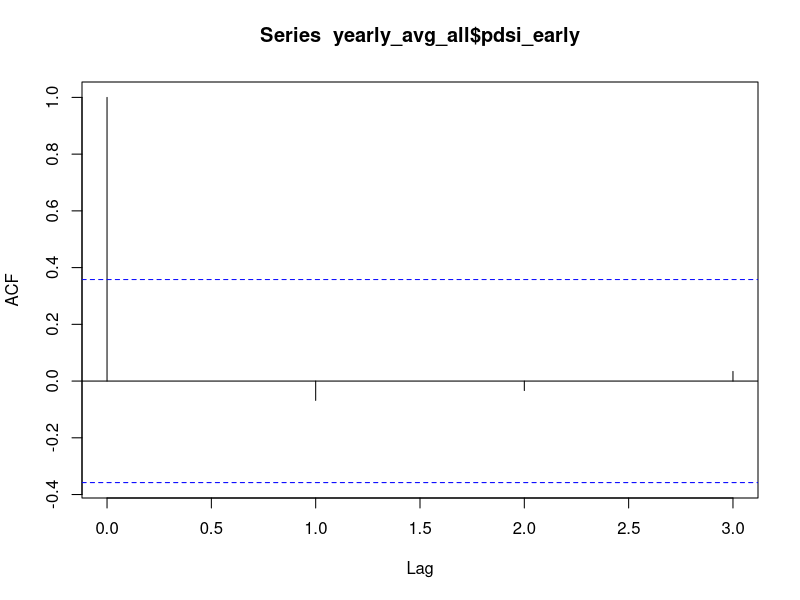
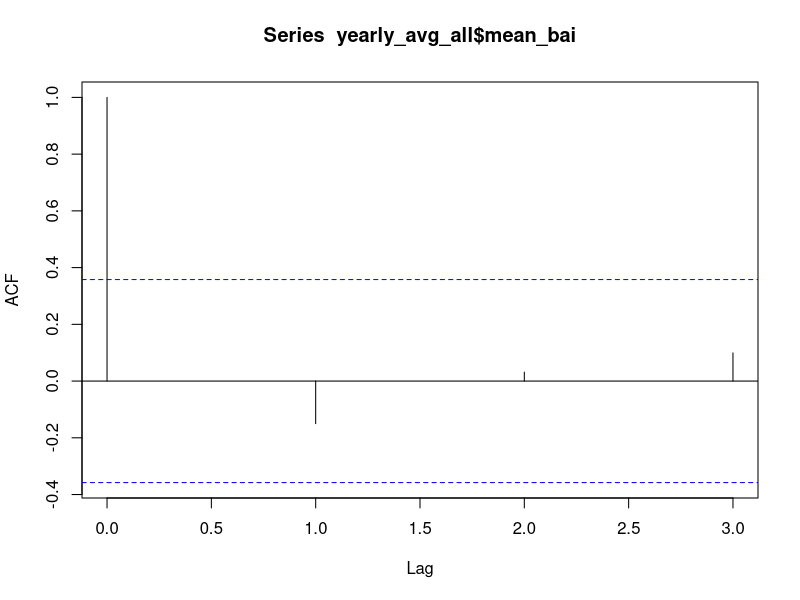
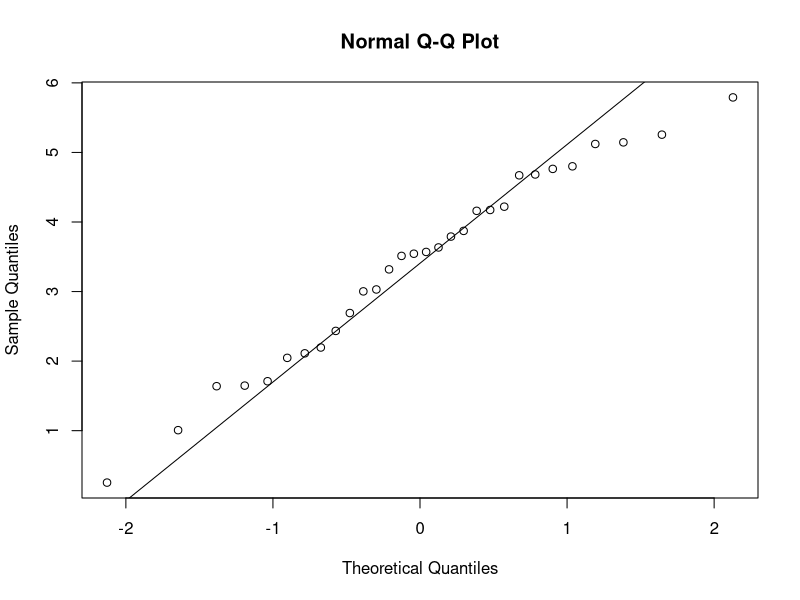
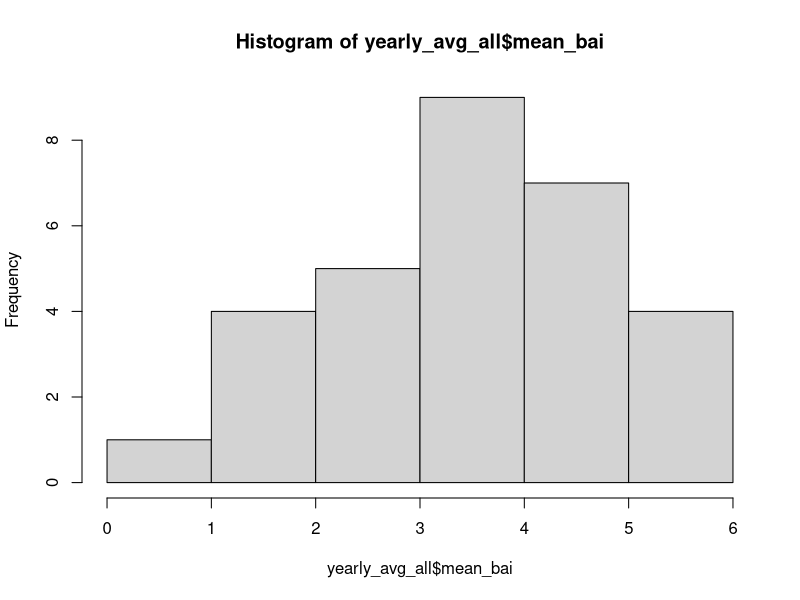
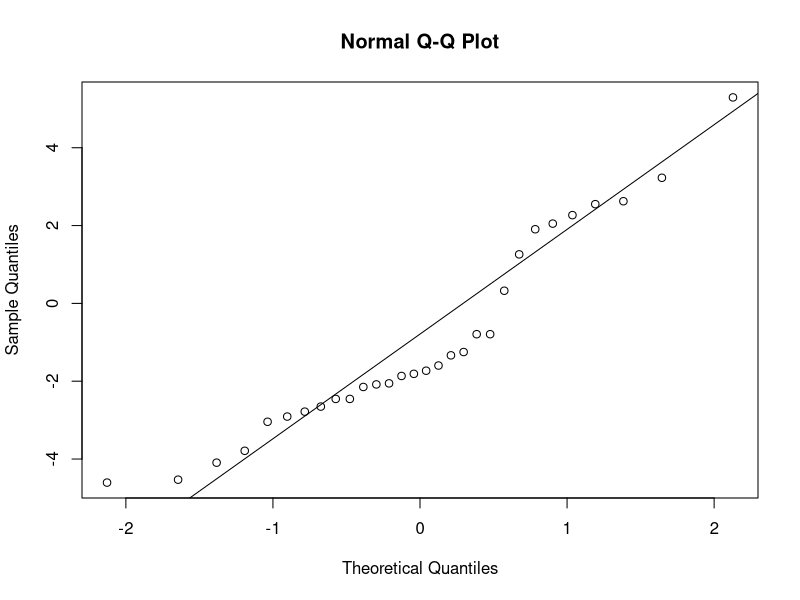
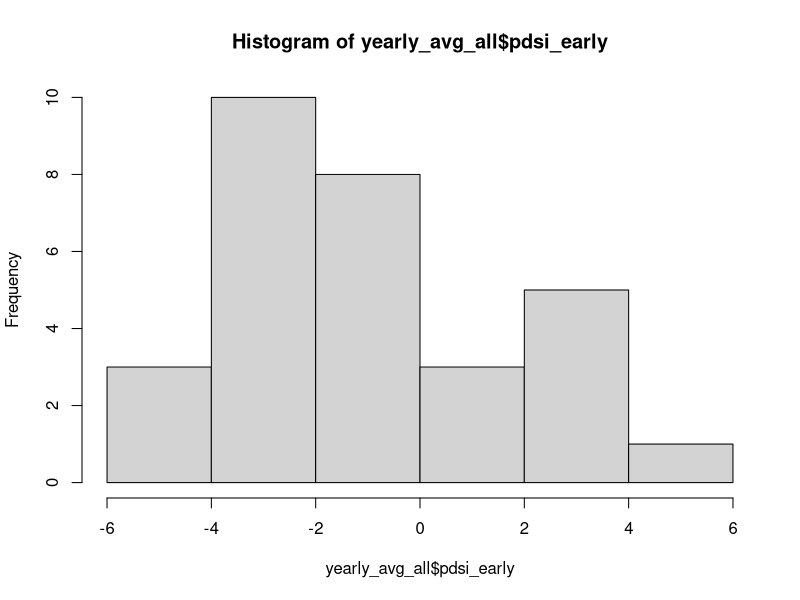
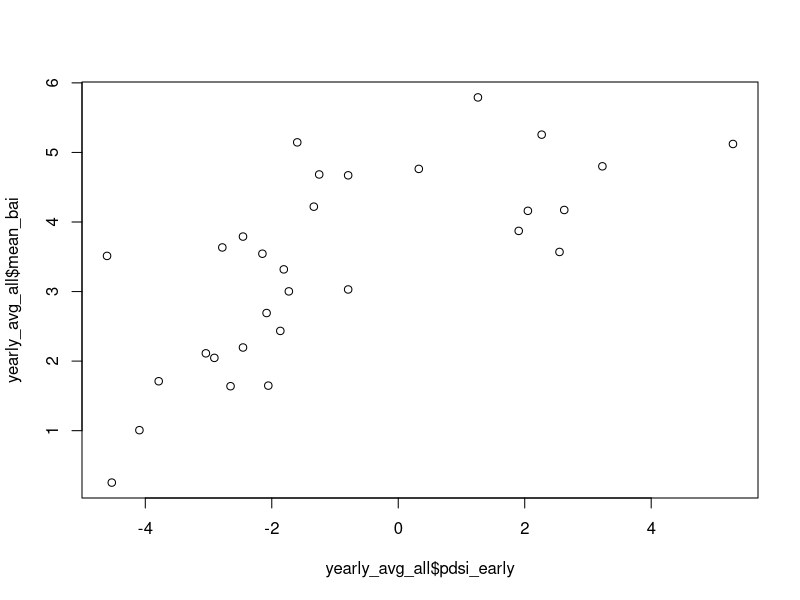
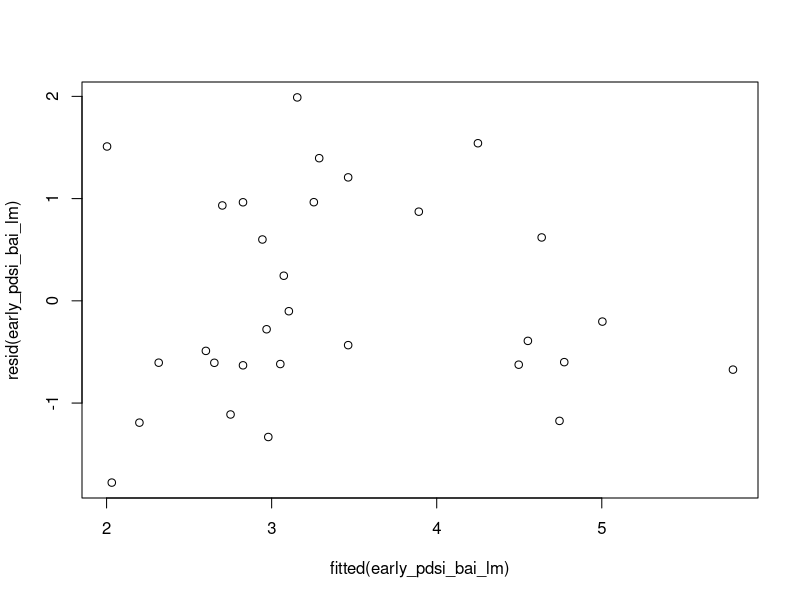

Recreate these plots in R, in order. (Note: this script raises an error after producing the figures.)
# Load packages -----------------------------------------------------------

library(tidyverse)
library(lmtest)
library(car)

# Load data ---------------------------------------------------------------

duct_metrics <- read.csv('complete_data_12.1.25.csv')

duct_metrics_1990to2019 <- duct_metrics %>% #these are trees just exposed to ambient conditions
  filter(year < 2020) %>% 
  filter(group != 'legacy')

#Average across all trees

yearly_avg_all <- duct_metrics_1990to2019 %>% 
  group_by(year) %>% 
  summarise(
    mean_bai = mean(bai_cm2, na.rm = TRUE),
    pdsi_early = mean(pdsi_early_growing_season)
  )

#Look at autocorrelation 
acf(yearly_avg_all$pdsi_early, lag.max = 3) #not autocorrelated
acf(yearly_avg_all$mean_bai, lag.max = 3) #not autocorrelated

#Check normality
qqnorm(yearly_avg_all$mean_bai); qqline(yearly_avg_all$mean_bai) #fairly normal, some deviation at tail
hist(yearly_avg_all$mean_bai) #not too bad
qqnorm(yearly_avg_all$pdsi_early); qqline(yearly_avg_all$pdsi_early) #near line but s shaped
hist(yearly_avg_all$pdsi_early) #not far off from normal

#Scatterplot
plot(yearly_avg_all$pdsi_early, yearly_avg_all$mean_bai)
#looks linear

# BAI and early PDSI linear model ------------------------------------------

early_pdsi_bai_lm <- lm(mean_bai ~ pdsi_early, data = yearly_avg_all)

summary(early_pdsi_bai_lm) #strong evidence

#Check assumptions
plot(fitted(early_pdsi_bai_lm), resid(early_pdsi_bai_lm)) #no clear pattern
plot(early_pdsi_bai_lm, which = 4) #22, 24
plot(early_pdsi_bai_lm, which = 5)
qqPlot(early_pdsi_bai_lm) #mostly ok
hist(resid(early_pdsi_bai_lm)) #low freq at 0
acf(resid(early_pdsi_bai_lm), lag.max = 10) #no significant autocorrelation 

#Check influence of specific points on coefficients
model_no22  <- lm(mean_bai ~ pdsi_early, data = yearly_avg_all[-22, ])
model_no24  <- lm(mean_bai ~ pdsi_early, data = yearly_avg_all[-24, ])

coef(early_pdsi_bai_lm)
coef(model_no22)
coef(model_no24)
#Not much different, model appears robust

# Compute DFBETAs
dfb_early <- dfbeta(early_pdsi_bai_lm)
# Calculate cutoff
cutoff <- 2 / sqrt(nrow(yearly_avg_all))
# Check if any exceed cutoff
apply(abs(dfb_early), 2, function(x) any(x > cutoff)) #none exceeding cutoff

#technically, since no variables had significant autocorrelation, I can calculate correlation
pearson_cor <- cor.test(yearly_avg_all$pdsi_early, yearly_avg_all$mean_bai)
cor.test(yearly_avg_all$pdsi_early, yearly_avg_all$mean_bai, method = 'spearman') #actually stronger than pearson

# BAI and early PDSI with quadratic relationship --------------

early_pdsi_bai_quad <- lm(mean_bai ~ poly(pdsi_early, 2, raw = TRUE), data = yearly_avg_all) #2 is degree of polynomial

quad_summary <- summary(early_pdsi_bai_quad) #quadratic term is almost significant 0.6

#Check assumptions
plot(fitted(early_pdsi_bai_quad), resid(early_pdsi_bai_quad)) #no clear pattern
plot(early_pdsi_bai_quad, which = 4) #24 has high cooks distance
plot(early_pdsi_bai_quad, which = 5)
qqnorm(resid(early_pdsi_bai_quad)); qqline(resid(early_pdsi_bai_quad)) #looks decent
acf(resid(early_pdsi_bai_quad), lag.max = 3) #no significant autocorrelation 

#Check influence of specific points on coefficients
model_no3_quad  <- lm(mean_bai ~ poly(pdsi_early, 2, raw = TRUE), data = yearly_avg_all[-3, ])
model_no24_quad <- lm(mean_bai ~ poly(pdsi_early, 2, raw = TRUE), data = yearly_avg_all[-24, ])
model_no30_quad <- lm(mean_bai ~ poly(pdsi_early, 2, raw = TRUE), data = yearly_avg_all[-30, ])

coef(early_pdsi_bai_quad)
coef(model_no3_quad) 
coef(model_no24_quad)
coef(model_no30_quad)

#Coefficients appear to be fairly stable

# Compute DFBETAs
dfb_early <- dfbeta(early_pdsi_bai_quad)
# Calculate cutoff
cutoff <- 2 / sqrt(nrow(yearly_avg_all))
# Check if any exceed cutoff
apply(abs(dfb_early), 2, function(x) any(x > cutoff)) #none exceeding cutoff

AIC(early_pdsi_bai_lm, early_pdsi_bai_quad) #quadratic slightly lowers AIC, deltaAIC of 2

# Plot --------------------------------------------------------------------
#Linear
ggplot(yearly_avg_all, aes(pdsi_early, y = mean_bai)) +
  geom_point(alpha = 0.9) +
  geom_smooth(method = 'lm', alpha = 0.3) +
  theme_bw(base_size = 15) +
  labs(x = 'Mean PDSI (March-June)',
       y = 'Mean BAI (cm²)') +
  scale_x_continuous(n.breaks = 10) +
  scale_y_continuous(n.breaks = 6) +
  theme(panel.grid.minor = element_blank()) 

#ggsave('Output/pdsi_figures/early_pdsi_bai.png', width = 6, height = 5, bg = 'white')


#Quadratic
ggplot(yearly_avg_all, aes(pdsi_early, y = mean_bai)) +
  geom_point(alpha = 0.9) +
  geom_smooth(method = 'lm', formula = y ~ poly(x, 2), alpha = 0.3) +
  theme_bw(base_size = 15) +
  labs(x = 'Mean PDSI (March-June)',
       y = 'Mean BAI (cm²)') +
  scale_x_continuous(n.breaks = 10) +
  scale_y_continuous(n.breaks = 6) +
  theme(panel.grid.minor = element_blank()) 


# Important values --------------------------------------------------------

coef(early_pdsi_bai_lm)
confint(early_pdsi_bai_lm)
summary(early_pdsi_bai_lm)
#For every 1 unit increase in early season PDSI, there is a 0.383 cm^2 increase in mean basal area increment. 
#95% confidence interval: 0.231, 0.535

